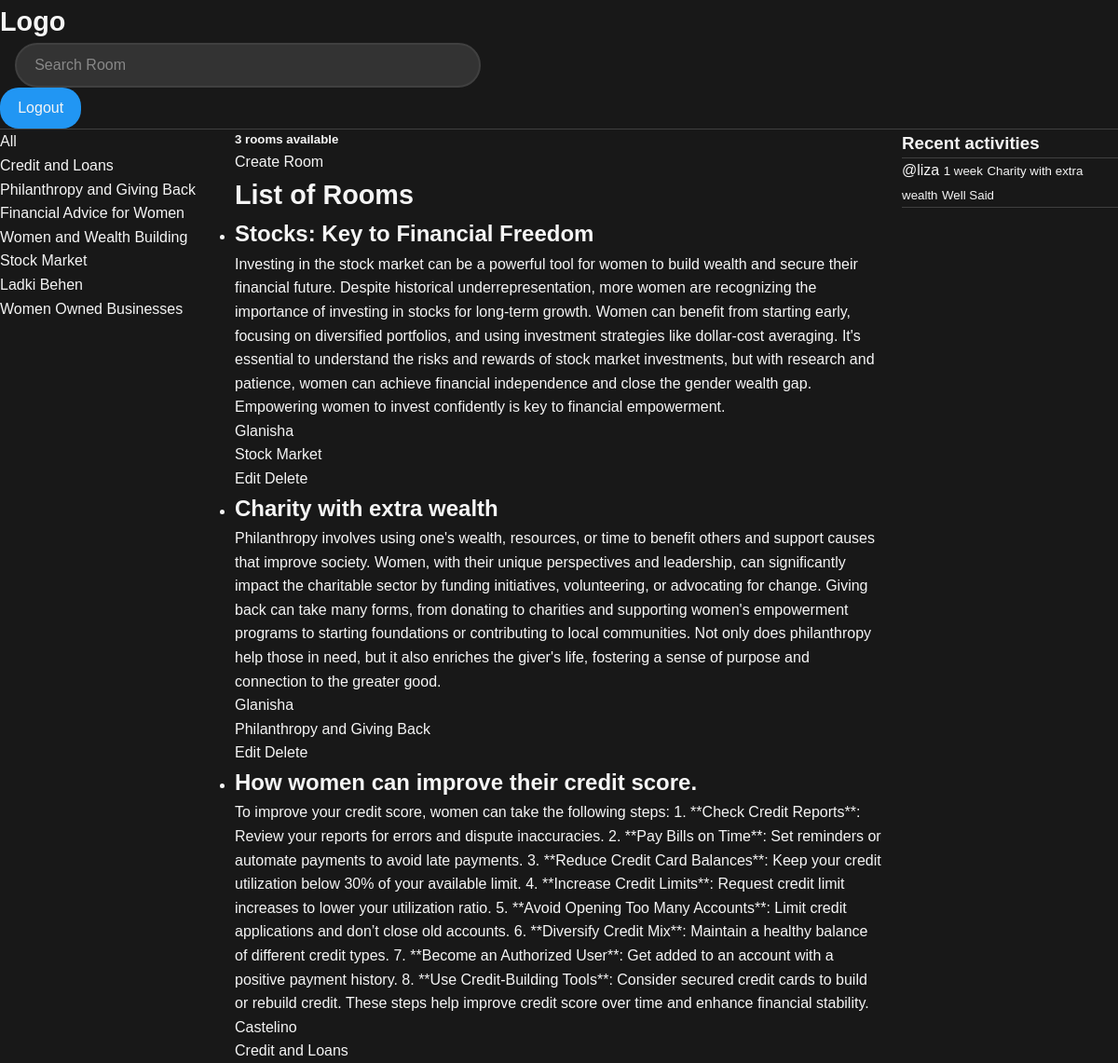
Screenshot of / (signed in) with the database file from the repository.
### base/models.py (models this page shows, shortened)
class Topic(models.Model):
    name=models.CharField(max_length=200)

class Room(models.Model):
    host=models.ForeignKey(User, on_delete=models.SET_NULL, null=True)
    topic=models.ForeignKey(Topic, on_delete=models.SET_NULL, null=True)
    name = models.CharField(max_length=200)
    description = models.TextField(null=True, blank=True)
    participants=models.ManyToManyField(User, related_name="participants", blank=True)
    updated = models.DateTimeField(auto_now=True)
    created = models.DateTimeField(auto_now_add=True)
    class Meta:
        ordering=["-updated", "-created"]
    def __str__(self):
        return self.name

class Message(models.Model):
    user=models.ForeignKey(User, on_delete=models.CASCADE)
    room = models.ForeignKey(Room, on_delete=models.CASCADE)
    body= models.TextField()
    updated = models.DateTimeField(auto_now=True)
    created = models.DateTimeField(auto_now_add=True)
    def __str__(self):
        return self.body[0:30]

### base/views.py (the view)
# urls.py: path("", views.home, name="home"),
def home(request):
    q = request.GET.get('q')
    if q:
        rooms = Room.objects.filter(
            Q(topic__name__icontains=q) |
            Q(name__icontains=q) |
            Q(description__icontains=q)
        )
    else:
        rooms = Room.objects.all()
    topics = Topic.objects.all()
    room_count = rooms.count()
    if q:
        room_messages = Message.objects.filter(
            Q(room__topic__name__icontains=q)
        ).order_by("-created")
    else:
        room_messages = Message.objects.all().order_by("-created")
    return render(request, "base/home.html", {
        "rooms": rooms,
        "topics": topics,
        "room_count": room_count,
        "room_messages": room_messages
    })

### base/templates/base/home.html (shortened to what this page needs)
{% extends 'main.html' %}
    {% block content %}
    <div class="main-container">
      <div>
        {% include 'base/sidebar.html' %}
      </div>
      <div>
        {% include 'base/roomsdisplay.html' %}
      </div>
      <div>
        {% include 'base/activity.html' %}
      </div>
    </div>
    {% endblock %}

### base/templates/base/sidebar.html
<div>
    <a href="{% url 'base:home' %}">All</a>
  </div>
  <ul>
    {% for topic in topics %}
      <li><a href="{% url 'base:home' %}?q={{ topic.name }}">{{ topic.name }}</a></li>
    {% empty %}
      <p>No topics available.</p>
    {% endfor %}
  </ul>

### base/templates/base/roomsdisplay.html
<h5>{{room_count}} rooms available</h5>
<a href="{% url 'base:createRoom' %}">Create Room</a>
<h1>List of Rooms</h1>
<ul>
  {% for room in rooms %}
  <li>
    <a href="{% url 'base:room' room.id %}">
      <h2>{{ room.name }}</h2>
      <p>{{ room.description }}</p>
      {% if room.host %}
<a href="{% url 'base:user-profile' room.host.id %}">
  {{ room.host }}
</a>
{% else %}
<p>Host information not available</p>
{% endif %}
      <p>{{ room.topic.name }}</p>
    </a>
    {% if request.user == room.host %}
    <a href="{% url 'base:updateRoom' room.id %}">Edit</a>
    <a href="{% url 'base:deleteRoom' room.id %}">Delete</a>
    {% endif %}
  </li>
  {% empty %}
  <p>No rooms available.</p>
  {% endfor %}
</ul>

### base/templates/base/activity.html (shortened to what this page needs)
<h3>Recent activities</h3>
        <hr>
        {%for message in room_messages%}
        <div>
          <a  href="{% url 'base:user-profile' message.user.id %}">@{{message.user}}</a>
          <small>{{message.created|timesince}}</small>
          <small>{{message.room}}</small>
          <small>{{message}}</small>
        <hr>
        </div>
        {% endfor %}

### static/styles/main.css (style rules this page uses)
* { margin: 0; padding: 0; box-sizing: border-box; }
body { font-family: Arial, sans-serif; background-color: #181818; color: #f5f5f5; line-height: 1.6; }
h1 { font-size: 1.8rem; font-weight: 700; color: #f5f5f5; text-decoration: none; }
a { text-decoration: none; color: inherit; transition: color 0.3s ease; }
hr { border: none; height: 1px; background-color: #404040; margin: 0; }

### base/templates/base/home.html (style rules this page uses)
.main-container { display: grid; grid-template-columns: 1fr 3fr 1fr; gap: 20px; }

### rows the page displays
Topic: name "Credit and Loans"
Topic: name "Philanthropy and Giving Back"
Topic: name "Financial Advice for Women"
Topic: name "Women and Wealth Building"
Topic: name "Stock Market"
Topic: name "Ladki Behen"
Topic: name "Women Owned Businesses"
Room: name "Stocks: Key to Financial Freedom", description "Investing in the stock market can be a powerful tool for women to build wealth and secure their financial future. Despite historical underrepresentation, more women are recognizing the importance of investing in stocks for long-term growth. Women can benefit from starting early, focusing on diversified portfolios, and using investment strategies like dollar-cost averaging. It's essential to understand the risks and rewards of stock market investments, but with research and patience, women can achieve financial independence and close the gender wealth gap. Empowering women to invest confidently is key to financial empowerment.", host "Glanisha", topic.name "Stock Market", shows "Edit"
Room: name "Charity with extra wealth", description "Philanthropy involves using one's wealth, resources, or time to benefit others and support causes that improve society. Women, with their unique perspectives and leadership, can significantly impact the charitable sector by funding initiatives, volunteering, or advocating for change. Giving back can take many forms, from donating to charities and supporting women's empowerment programs to starting foundations or contributing to local communities. Not only does philanthropy help those in need, but it also enriches the giver's life, fostering a sense of purpose and connection to the greater good.", host "Glanisha", topic.name "Philanthropy and Giving Back", shows "Edit"
Room: name "How women can improve their credit score.", description "To improve your credit score, women can take the following steps: 1. **Check Credit Reports**: Review your reports for errors and dispute inaccuracies. 2. **Pay Bills on Time**: Set reminders or automate payments to avoid late payments. 3. **Reduce Credit Card Balances**: Keep your credit utilization below 30% of your available limit. 4. **Increase Credit Limits**: Request credit limit increases to lower your utilization ratio. 5. **Avoid Opening Too Many Accounts**: Limit credit applications and don’t close old accounts. 6. **Diversify Credit Mix**: Maintain a healthy balance of different credit types. 7. **Become an Authorized User**: Get added to an account with a positive payment…", host "Castelino", topic.name "Credit and Loans"
Message: user "liza", created "1 week", room "Charity with extra wealth", body "Well Said"

### other values shown
{{ room_count }} "3"
